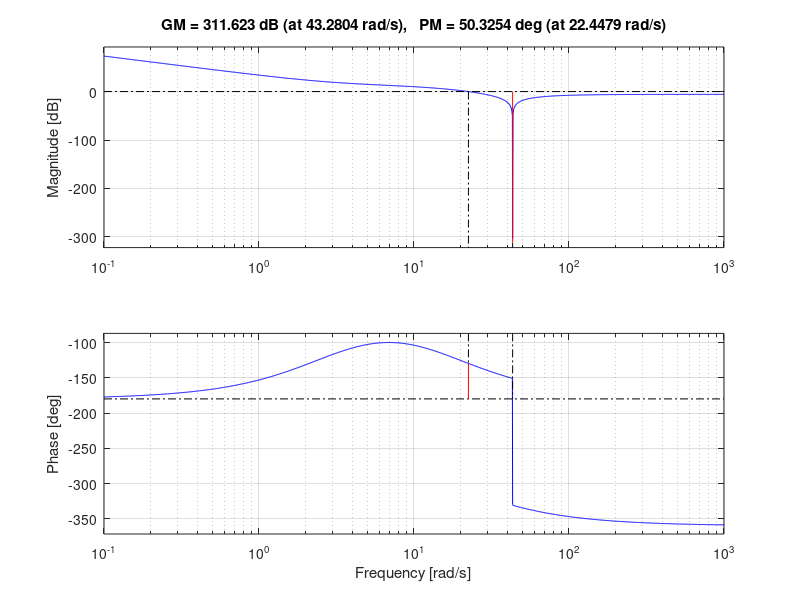

Recreate this plot in MATLAB. (Note: this script raises an error after producing the figure.)
% RR textbook: http://robotics.ucsd.edu/RR.pdf
close all

% Define phisical properties of system
g = 9.81;% m/s^2

% Measurement of moment of inertia: https://www.youtube.com/watch?v=nwgd1CV__rs&t=342s
m = 1.315; % kg
d = 0.143;%distance from gimbal pivot to cg_tot
strrad = 0.08255;% m
strlen = 0.55;% m
Txtot = 32.35/10; % oscilation period
Tytot = 29.3/10; % oscilation period

Ixtot = m*g*Txtot^2*strrad^2/(4*pi^2*0.55);%motor on the side
Iytot = m*g*Tytot^2*strrad^2/(4*pi^2*0.55);%motor on top

% from InnerGimbalAssembly_mobile
zcgpx = 0.0305;%m z distance from pivot to cg of 2-axis gimbal assembly
Ixxp_cg = 0.0007162665;%kg*m^2 moment of inertia about cg
mpx = 0.28867;%kg

% from InnerGimbalAssembly_mobile_y
zcgpy = 0.03495;%m z distance from pivot to cg of 1-axis gimbal assembly
Iyyp_cg = 0.000701359;%kg*m^2; moment of inertia about cg
mpy = 0.25211;%kg

% parallel axis theorem to get I about pivot points
Ixp = Ixxp_cg + zcgpx^2*mpx;
Iyp = Iyyp_cg + zcgpy^2*mpy;

tau = sqrt(d/g);% time constant

F = m*g;%Thrust from propeller
s = tf('s');

G_a = (d*F + s^2*Ixp)/(s^2*Ixtot); % Attitude Dynamics: fast inner loop
G_x = F/(m*s^2); % Translation Dynamics: slow outer loop
J = 1/(m*s^2);% Altitude Dynamics TODO

%% Attitude Controller
% % v1: tr = 0.1538s, M = 9.6% ts = 1.5s max_effort = 6.47
tr_a = 2.2*tau;% rise time requirement (TODO: this is for 1st order system)
zeta = 0.7;% damping ratio from max overshoot < 15% (RR Eq. 10.8)
wn_a = 1.8/tr_a;
boost = 10;% account for shift in wg with lead compensator
PM = 100*zeta + boost;% (RR Eq. 10.8)

PM1_a = PM/2;% create half of phase margin with 1st lead compensator
a1 = (1+sind(PM1_a))/(1-sind(PM1_a));% https://www.youtube.com/watch?v=rH44ttR3G4Q time: 10:50
b1 = 1/(wn_a*sqrt(a1));

D1_a = (a1*b1*s+1)/(b1*s+1);

% figure(1)% Root Locus for uncontrolled G1
% hold on
% rlocus(G_a)
% title('Root Locus of Uncontrolled G_a ')
% 
% figure(2)% Root Locus for 1st lead compensator
% rlocus(D1_a*G_a)
% sgrid(zeta,wn_a)
% title('Root Locus of G_a with One Lead Controller')

%from fig(2)
K1_a = 0.525;

% figure(3)% Open-Loop Bode for 1st lead compensator
% margin(K1_a*D1_a*G_a)
% title('Open-Loop Bode of G_a with One Lead Controller')

%from fig(3)
wn2_a = 6.97;% rad/s
% % wn2_a = 22;
PM1true_a = 40;% degrees

PM2_a = PM - PM1true_a;% create rest of phase margin with compensator 2
a2 = (1+sind(PM2_a))/(1-sind(PM2_a));
b2 = 1/(wn2_a*sqrt(a2));

D2_a = (a2*b2*s+1)/(b2*s+1);

% figure(4) % Root Locus for 2nd lead compensator
% rlocus(D2_a*K1_a*D1_a*G_a)
% sgrid(zeta,wn_a)
% title('Root Locus of G_a with Two Lead Controller')

%from fig(4)
K2_a = 2;%0.7
D_a = K2_a*D2_a*K1_a*D1_a;
% low_pass = 1/(1+ s*2*pi*.0001);

figure(5) % Open-Loop Bode for 2nd lead compensator
margin(D_a*G_a)
% margin(D_a*G_a*low_pass)
% title('Open-Loop Bode of G_a with Two Lead Controller')

%from fig(5)
PM2true_a = 73.7;% degrees

G_a_slc1  = feedback(D_a*G_a,1); % Dynamics of inner loop of Successive Loop Closure (RR 10.3.4)
a_effort = D_a/(1 + D_a*G_a);% TODO: What units? degrees or rad?


% figure(6) % Step Response
% step(G_a_slc1)
SG_a1 = stepinfo(G_a_slc1);
% title('Step Response of Attitude Dynamics')
% 
% figure(7)
% step(a_effort)
% title('Controller Effort for Step Response of Attitude Dynamics')
% S_a_effort = stepinfo(a_effort);

wbw_a1 = bandwidth(G_a_slc1);
figure(8)
hold on
% bode(G_a_slc1*low_pass)
bode(G_a_slc1)
xline(wbw_a1)
% xline(wn_a)
title('closed loop bode plot of attitude dynamics 1')
hold off


%v2 tr = 0.2263s, M = 13.7% ts = 1.72s max_effort = 4.56
tr_a = 2.2*tau;% rise time requirement (TODO: this is for 1st order system)
zeta = 0.7;% damping ratio from max overshoot (RR Eq. 10.8)
wn_a = 1.8/tr_a;
boost = 10;% account for shift in wg with lead compensator
PM = 100*zeta + boost;% (RR Eq. 10.8)

PM1_a = PM/2;% create half of phase margin with 1st lead compensator
a1 = (1+sind(PM1_a))/(1-sind(PM1_a));% https://www.youtube.com/watch?v=rH44ttR3G4Q time: 10:50
b1 = 1/(wn_a*sqrt(a1));

D1_a = (a1*b1*s+1)/(b1*s+1);

% figure(1)% Root Locus for uncontrolled G1
% hold on
% rlocus(G_a)
% title('Root Locus of Uncontrolled G_a ')

% figure(2)% Root Locus for 1st lead compensator
% rlocus(D1_a*G_a)
% sgrid(zeta,wn_a)
% title('Root Locus of G_a with One Lead Controller')

%from fig(2)
K1_a = 0.512;

% figure(3)% Open-Loop Bode for 1st lead compensator
% margin(K1_a*D1_a*G_a)
% title('Open-Loop Bode of G_a with One Lead Controller')

%from fig(3)
wn2_a = 6.85;% rad/s
PM1true_a = 40;% degrees

PM2_a = PM - PM1true_a;% create rest of phase margin with compensator 2
a2 = (1+sind(PM2_a))/(1-sind(PM2_a));
b2 = 1/(wn2_a*sqrt(a2));

D2_a = (a2*b2*s+1)/(b2*s+1);

% figure(4) % Root Locus for 2nd lead compensator
% rlocus(D2_a*K1_a*D1_a*G_a)
% sgrid(zeta,wn_a)
% title('Root Locus of G_a with Two Lead Controller')

%from fig(4)
K2_a = 0.471;
D_a = K2_a*D2_a*K1_a*D1_a;

% figure(5) % Open-Loop Bode for 2nd lead compensator
% margin(D_a*G_a)
% % title('Open-Loop Bode of G_a with Two Lead Controller')

%from fig(5)
PM2true_a = 80;% degrees

G_a_slc2  = feedback(D_a*G_a,1); % Dynamics of inner loop of Successive Loop Closure (RR 10.3.4)
a_effort2 = D_a/(1 + D_a*G_a);% TODO: What units? degrees or rad?
wbw_a2 = bandwidth(G_a_slc2);

% figure(6) % Step Response
% step(G_a_slc2)
SG_a2 = stepinfo(G_a_slc2);
% title('Step Response of Attitude Dynamics')
% 
% figure(7)
% step(a_effort2)
% title('Controller Effort for Step Response of Attitude Dynamics')
% S_a_effort = stepinfo(a_effort);

% figure(8)
% hold on
% % bode(G_a_slc2*low_pass)
% xline(wbw_a2)
% bode(G_a_slc2)
% hold off

%% Position Controller

tr_x = 20*SG_a1.RiseTime;
zeta = 0.7;%1
wn_x = 1.8/tr_x;%0.3;
Kp = wn_x^2/(F/m);
Kd = 2*zeta*wn_x/(F/m);
wpd = 100;% TODO: does this affect dynamics
D_x = Kp + Kd*s/(1+s/wpd);
K_x = 1.2;
% D_x = K_x*D_x;

wbw_a1 = bandwidth(feedback(K_x*D_x*G_x,1));
wbw_a_slc1 = bandwidth(feedback(K_x*D_x*G_a_slc1*G_x,1));
wbw_a_slc2 = bandwidth(feedback(K_x*D_x*G_a_slc2*G_x,1));

x_effort = K_x*D_x/(1+K_x*D_x*G_x);
x_effort_slc1 = K_x*D_x/(1+K_x*D_x*G_a_slc1*G_x);
x_effort_slc2 = D_x/(1+D_x*G_a_slc2*G_x);

outer_closed = feedback(K_x*D_x*G_x,1);
outer_closed_slc1 = feedback(K_x*D_x*G_a_slc1*G_x,1);
outer_closed_slc2 = feedback(K_x*D_x*G_a_slc2*G_x,1);
S_x = stepinfo(outer_closed);
S_x_slc1 = stepinfo(outer_closed_slc1);
% S_x_slc2 = stepinfo(outer_closed_slc2);

% figure
% hold on
% rlocus(D_x*G_x);
% sgrid(zeta,wn_x)
% hold off

figure
hold on
margin(K_x*D_x*G_x,'r-')
margin(K_x*D_x*G_a_slc1*G_x,'k-')
margin(K_x*D_x*G_a_slc2*G_x,'b-')
legend('Only Position Dynamics','With Attitude Dynamics','With Attitude Dynamics 2')
hold off


figure
hold on
step(outer_closed,'r-')
step(outer_closed_slc1,'k-')
step(outer_closed_slc2,'b-')
legend('Only Position Dynamics','With Attitude Dynamics 1','With Attitude Dynamics 2')
title('Step response of position loop')
hold off

% figure
% hold on
% step(x_effort)

figure
hold on
bode(outer_closed,'r-')
bode(outer_closed_slc1,'k-')
bode(outer_closed_slc2,'b-')
xline(wbw_a_slc1,'k--')
xline(wbw_a2,'b--')
xline(wbw_a1,'r--')
legend('Only Position Dynamics','With Attitude Dynamics 1','With Attitude Dyanmics 2')
title('Closed-Loop Bode of Position Controller')
hold off



